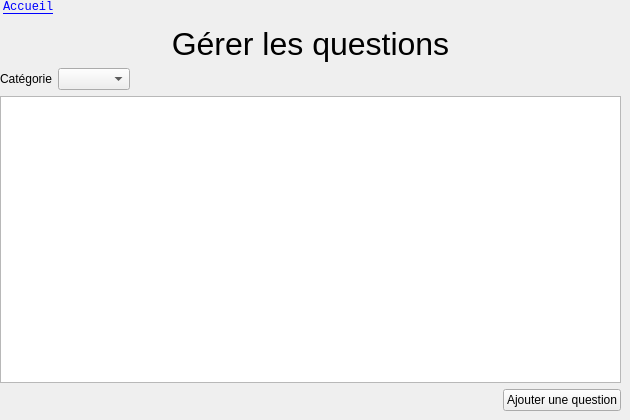
      <widget class="QWidget" name="questions">
       <widget class="QWidget" name="verticalLayoutWidget_3">
        <property name="geometry">
         <rect>
          <x>0</x>
          <y>0</y>
          <width>621</width>
          <height>411</height>
         </rect>
        </property>
        <layout class="QVBoxLayout" name="verticalLayout_2">
         <item>
          <layout class="QHBoxLayout" name="horizontalLayout_questions_ariane">
           <item>
            <widget class="QLabel" name="label_home">
             <property name="font">
              <font>
               <family>Courier New</family>
               <pointsize>9</pointsize>
               <underline>true</underline>
              </font>
             </property>
             <property name="styleSheet">
              <string notr="true">color:#006; margin-bottom:6px;</string>
             </property>
             <property name="text">
              <string>&lt;a href=&quot;0&quot;&gt;Accueil&lt;/a&gt;</string>
             </property>
            </widget>
           </item>
          </layout>
         </item>
         <item>
          <widget class="QLabel" name="label_titre_list_questions">
           <property name="font">
            <font>
             <family>Ubuntu</family>
             <pointsize>24</pointsize>
            </font>
           </property>
           <property name="styleSheet">
            <string notr="true">margin-top:-6px;</string>
           </property>
           <property name="text">
            <string>Gérer les questions</string>
           </property>
           <property name="alignment">
            <set>Qt::AlignCenter</set>
           </property>
          </widget>
         </item>
         <item>
          <layout class="QHBoxLayout" name="horizontalLayout_5">
           <item>
            <widget class="QLabel" name="label_5">
             <property name="text">
              <string>Catégorie</string>
             </property>
            </widget>
           </item>
           <item>
            <widget class="QComboBox" name="comboBox_categorie"/>
           </item>
           <item>
            <spacer name="horizontalSpacer_4">
             <property name="orientation">
              <enum>Qt::Horizontal</enum>
             </property>
             <property name="sizeHint" stdset="0">
              <size>
               <width>40</width>
               <height>20</height>
              </size>
             </property>
            </spacer>
           </item>
          </layout>
         </item>
         <item>
          <widget class="QTableWidget" name="tableWidget_questions"/>
         </item>
         <item>
          <layout class="QHBoxLayout" name="horizontalLayout_6">
           <property name="topMargin">
            <number>0</number>
           </property>
           <property name="rightMargin">
            <number>0</number>
           </property>
           <item>
            <spacer name="horizontalSpacer_5">
             <property name="orientation">
              <enum>Qt::Horizontal</enum>
             </property>
             <property name="sizeHint" stdset="0">
              <size>
               <width>40</width>
               <height>20</height>
              </size>
             </property>
            </spacer>
           </item>
           <item>
            <widget class="QPushButton" name="pushButton_add_question_3">
             <property name="text">
              <string>Ajouter une question</string>
             </property>
             <property name="icon">
              <iconset resource="images.qrc">
               <normaloff>:/icones/images/add.png</normaloff>:/icones/images/add.png</iconset>
             </property>
            </widget>
           </item>
          </layout>
         </item>
        </layout>
       </widget>
      </widget>
